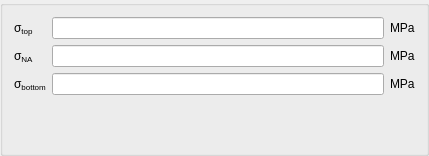
<?xml version="1.0" encoding="UTF-8"?>
<ui version="4.0">
 <class>ResultsWidget</class>
 <widget class="QGroupBox" name="ResultsWidget">
  <property name="geometry">
   <rect>
    <x>0</x>
    <y>0</y>
    <width>429</width>
    <height>156</height>
   </rect>
  </property>
  <property name="windowTitle">
   <string>Results</string>
  </property>
  <layout class="QGridLayout" name="gridLayout">
   <item row="2" column="1">
    <widget class="QLineEdit" name="bottom_stress">
     <property name="readOnly">
      <bool>true</bool>
     </property>
    </widget>
   </item>
   <item row="0" column="0">
    <widget class="QLabel" name="top_stress_lbl">
     <property name="text">
      <string>&amp;sigma;&lt;sub&gt;top&lt;/sub&gt;</string>
     </property>
    </widget>
   </item>
   <item row="2" column="2">
    <widget class="QLabel" name="bottom_stress_units">
     <property name="text">
      <string>MPa</string>
     </property>
    </widget>
   </item>
   <item row="0" column="1">
    <widget class="QLineEdit" name="top_stress">
     <property name="readOnly">
      <bool>true</bool>
     </property>
    </widget>
   </item>
   <item row="3" column="1">
    <spacer name="verticalSpacer">
     <property name="orientation">
      <enum>Qt::Vertical</enum>
     </property>
     <property name="sizeHint" stdset="0">
      <size>
       <width>20</width>
       <height>40</height>
      </size>
     </property>
    </spacer>
   </item>
   <item row="0" column="2">
    <widget class="QLabel" name="top_stress_units">
     <property name="text">
      <string>MPa</string>
     </property>
    </widget>
   </item>
   <item row="2" column="0">
    <widget class="QLabel" name="bottom_stress_lbl">
     <property name="text">
      <string>&amp;sigma;&lt;sub&gt;bottom&lt;/sub&gt;</string>
     </property>
    </widget>
   </item>
   <item row="1" column="0">
    <widget class="QLabel" name="NA_stress_label">
     <property name="text">
      <string>&amp;sigma;&lt;sub&gt;NA&lt;/sub&gt;</string>
     </property>
    </widget>
   </item>
   <item row="1" column="2">
    <widget class="QLabel" name="NA_stress_units">
     <property name="text">
      <string>MPa</string>
     </property>
    </widget>
   </item>
   <item row="1" column="1">
    <widget class="QLineEdit" name="NA_stress">
     <property name="readOnly">
      <bool>true</bool>
     </property>
    </widget>
   </item>
  </layout>
 </widget>
 <tabstops>
  <tabstop>top_stress</tabstop>
  <tabstop>NA_stress</tabstop>
  <tabstop>bottom_stress</tabstop>
 </tabstops>
 <resources/>
 <connections/>
</ui>
